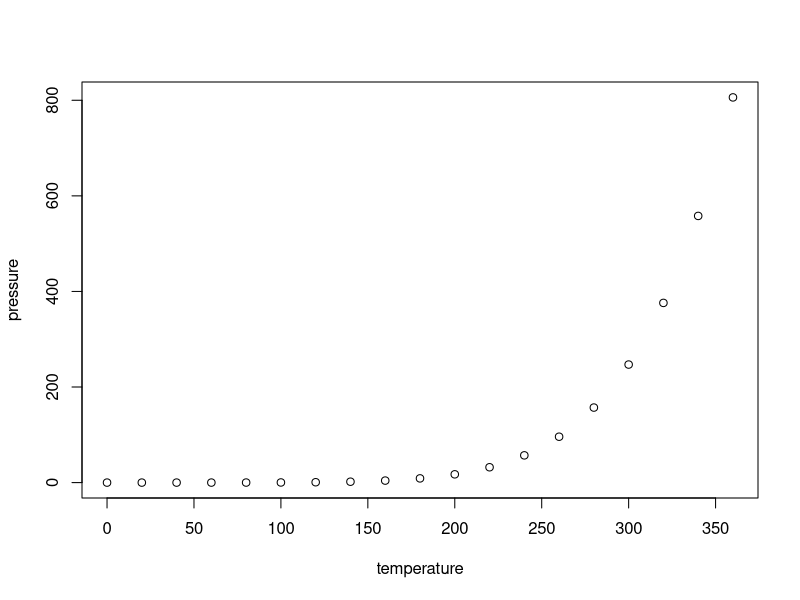
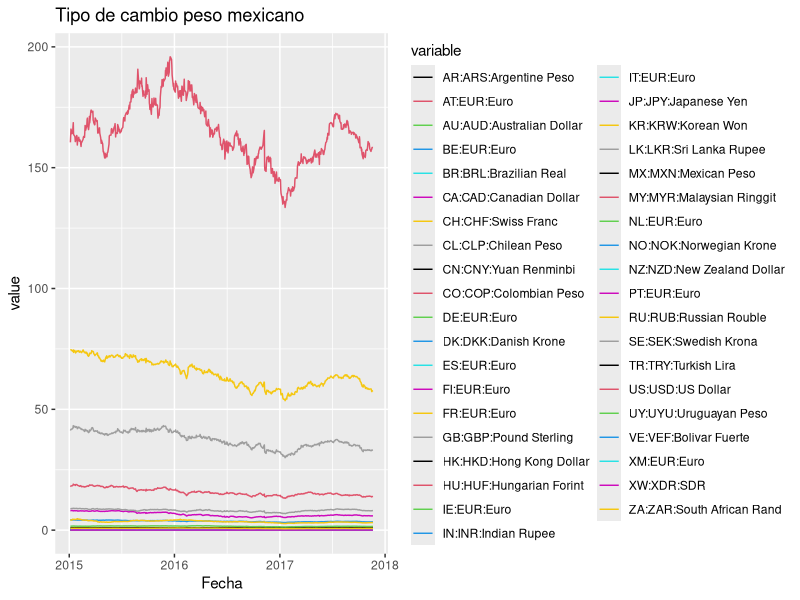
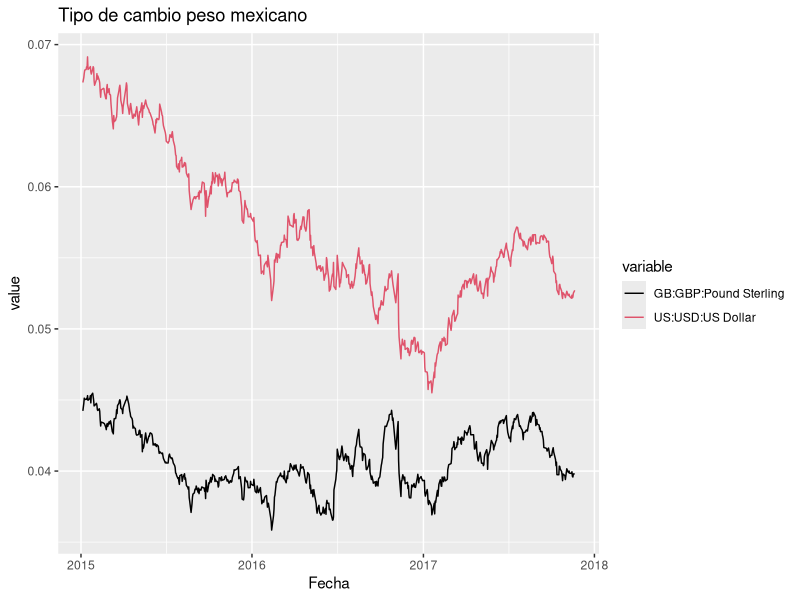
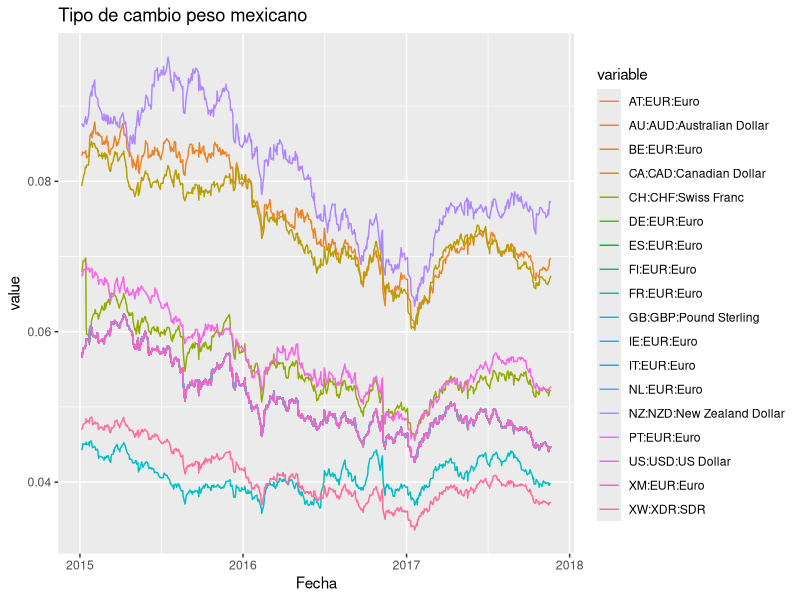

These charts were generated, in order, by the following R code:
## ---- chunk 1
knitr::opts_chunk$set(echo = TRUE)
## ---- chunk 2
summary(cars)
## ---- chunk 3
plot(pressure)
## ---- chunk 4
library(dplyr)
library(magrittr)
library(lubridate)

setwd("/home/lmalpica/Desktop/regresionavanzada2017/exchangerate")
series<-read.csv("series_fx_usd.csv")

names1<-lapply(strsplit(colnames(series), split="\\."),'[[' , 1) %>% paste0(":")
colnames(series)<-paste0(names1, unlist(series[1,]))

colnames(series)[1]<-"Fecha"


series<-series[c(-1,-2,-3),]
series$Fecha<-as_date(series$Fecha)
series[,-1]<-lapply(series[,-1], as.character)
series[,-1]<-lapply(series[,-1], as.numeric)

date1<-as_date("2014-12-31")

#set time period
series15_17<-subset(series, series$Fecha >date1)

#remove nas & nan

series15_17<-series15_17[rowSums((series15_17[,-1])=="NaN") == 0,]
series15_17<-na.omit(series15_17)

#Convertir el tipo de cambio de dolares a pesos
series15_17mxn<-series15_17
series15_17mxn[-1]<-mutate_all(series15_17mxn[-1], funs( . /series15_17mxn$`MX:MXN:Mexican Peso`))

## ---- chunk 5
library(ggplot2)
library(reshape2)
series1517_stacked<-melt(data = series15_17mxn, id="Fecha")
ggplot(series1517_stacked, aes(x=Fecha, y=value, colour=variable, group=variable)) + 
       geom_line() +
	   scale_colour_manual(values=1:39)+
	   ggtitle("Tipo de cambio peso mexicano") 
#ver como centrar titulo

## ---- chunk 6
library(ggplot2)
library(reshape2)
series1517_stacked<-melt(data = series15_17mxn, id="Fecha")
ggplot(series1517_stacked[series1517_stacked[,2]=="GB:GBP:Pound Sterling"|series1517_stacked[,2]=="US:USD:US Dollar",], aes(x=Fecha, y=value, colour=variable, group=variable)) + 
       geom_line() +
	   scale_colour_manual(values=1:2)+
	   ggtitle("Tipo de cambio peso mexicano") 


## ---- chunk 7
library(ggplot2)
library(reshape2)
series1517_stacked<-melt(data = series15_17mxn, id="Fecha")
ggplot(series1517_stacked[series1517_stacked$value<.1,], aes(x=Fecha, y=value, colour=variable, group=variable)) + 
       geom_line() +
	   ggtitle("Tipo de cambio peso mexicano") 

